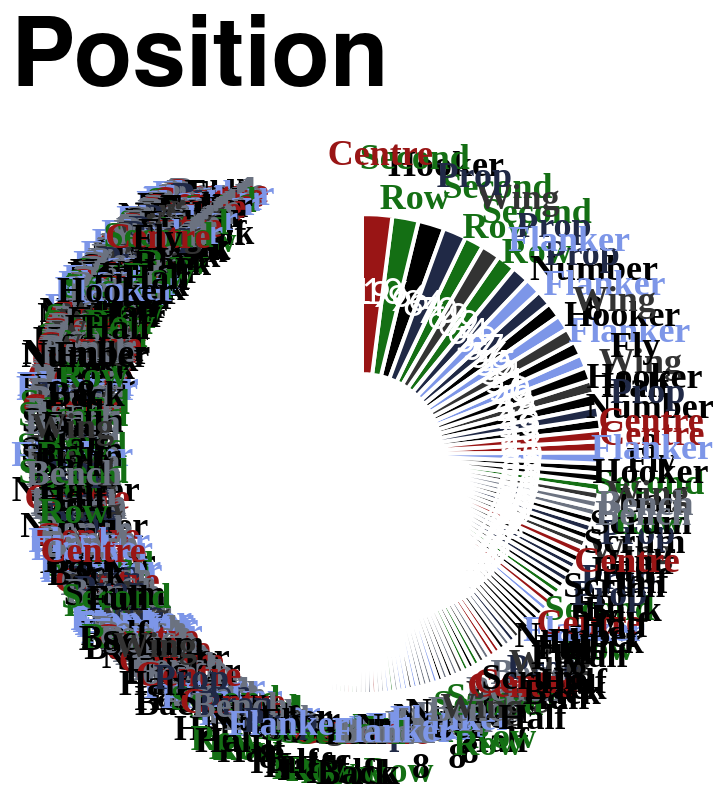

Vega-Lite specification stored for this chart:
### Vega-Lite specification from a JSON file in a GitHub repository (floating-point values rounded to 4 significant figures; data arrays with more than 128 entries replaced by an {"elided": "..."} marker saying what was removed)
{"config": {"axis": {"labelFont": "PT Sans Narrow, Helvetica Neue, Helvetica, Arial, sans-serif", "titleFont": "PT Sans Narrow, Helvetica Neue, Helvetica, Arial, sans-serif", "labelFontSize": 13, "titleFontSize": 24, "gridColor": "#202947", "gridOpacity": 0.2, "zindex": 1}, "text": {"font": "Lato, sans-serif"}, "bar": {"cornerRadiusEnd": 5}, "header": {"labelFont": "PT Sans Narrow, Helvetica Neue, Helvetica, Arial, sans-serif", "titleFont": "PT Sans Narrow, Helvetica Neue, Helvetica, Arial, sans-serif", "labelFontSize": 24, "titleFontSize": 28, "labelFontWeight": "bold", "orient": "left"}, "legend": {"labelFont": "PT Sans Narrow, Helvetica Neue, Helvetica, Arial, sans-serif", "titleFont": "PT Sans Narrow, Helvetica Neue, Helvetica, Arial, sans-serif", "labelFontSize": 14, "titleFontSize": 16, "titlePadding": 5, "fillColor": "white", "strokeColor": "black", "padding": 10, "titleFontWeight": "lighter", "titleFontStyle": "italic", "titleColor": "gray", "offset": 10}, "title": {"font": "PT Sans Narrow, Helvetica Neue, Helvetica, Arial, sans-serif", "fontSize": 48, "fontWeight": "bold", "anchor": "start", "align": "center", "titlePadding": 20, "subtitlePadding": 10, "subtitleFontSize": 13, "subtitleColor": "", "subtitleFontStyle": "italic", "offset": 15, "color": "black"}, "axisX": {"labelAngle": 0}, "facet": {"title": null, "header": null, "align": {"row": "each", "column": "each"}, "spacing": 10}, "resolve": {"scale": {"y": "independent", "facet": "independent"}}, "background": "transparent", "scale": {"offsetBandPaddingOuter": 0.2, "offsetBandPaddingInner": 0.1}, "view": {"stroke": null, "background": "transparent"}}, "layer": [{"mark": {"type": "arc", "innerRadius": 40, "outerRadius": 120, "stroke": "#ffffff", "strokeWidth": 2}, "encoding": {"color": {"field": "position", "legend": null, "scale": {"domain": ["Prop", "Flanker", "Second Row", "Centre", "Wing", "Fly Half", "Hooker", "Scrum Half", "Full Back", "Number 8", "Bench"], "range": ["#202946", "#7d96e8", "#146f14", "#991515", "#333333", "#000000", "#000000", "#000000", "#000000", "#000000", "#6b7280"]}, "sort": {"field": "sort_order", "op": "min", "order": "ascending"}, "type": "nominal"}, "order": {"field": "appearances", "sort": "ascending", "type": "quantitative"}, "theta": {"field": "appearances", "sort": "descending", "stack": true, "title": "Appearances", "type": "quantitative"}, "tooltip": [{"field": "player", "title": "Player", "type": "nominal"}, {"field": "position", "title": "Position", "type": "nominal"}, {"field": "appearances", "title": "Appearances", "type": "quantitative"}]}}, {"mark": {"type": "text", "dy": -5, "font": "PT Sans Narrow", "fontSize": 18, "fontWeight": "bold", "radius": 145}, "encoding": {"color": {"field": "position", "legend": null, "scale": {"domain": ["Prop", "Flanker", "Second Row", "Centre", "Wing", "Fly Half", "Hooker", "Scrum Half", "Full Back", "Number 8", "Bench"], "range": ["#202946", "#7d96e8", "#146f14", "#991515", "#333333", "#000000", "#000000", "#000000", "#000000", "#000000", "#6b7280"]}, "type": "nominal"}, "opacity": {"condition": {"test": "datum.appearances > 2", "value": 1}, "value": 0}, "order": {"field": "appearances", "sort": "ascending", "type": "quantitative"}, "text": {"field": "position_label", "type": "nominal"}, "theta": {"field": "appearances", "sort": "descending", "stack": true, "title": "Appearances", "type": "quantitative"}}, "transform": [{"calculate": "split(datum.position, ' ')", "as": "position_label"}]}, {"mark": {"type": "text", "color": "white", "fontSize": 18, "radius": 80}, "encoding": {"order": {"field": "appearances", "sort": "ascending", "type": "quantitative"}, "text": {"field": "appearances", "type": "nominal"}, "theta": {"field": "appearances", "sort": "descending", "stack": true, "title": "Appearances", "type": "quantitative"}}}], "data": {"name": "data-bf078daf489333a7d6b4c4e70ebbaf26"}, "height": 300, "resolve": {"scale": {"color": "shared"}}, "title": "Position", "width": 300, "$schema": "https://vega.github.io/schema/vega-lite/v5.20.1.json", "datasets": {"data-bf078daf489333a7d6b4c4e70ebbaf26": {"elided": "770 records"}}}
